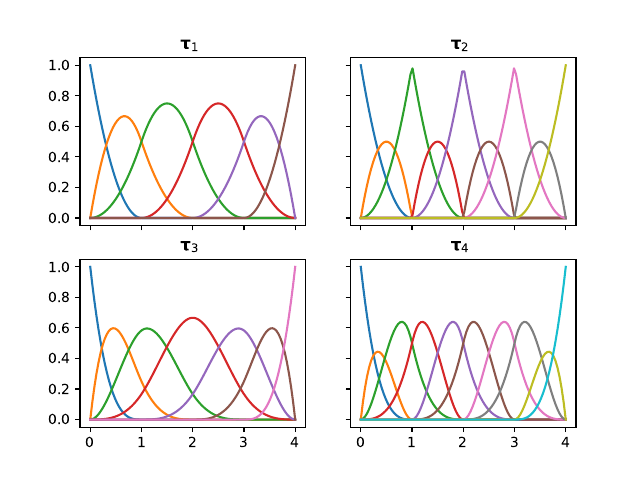

Write the Python code that produced this figure.
################################################################################
import numpy as np
import splipy as spl
import matplotlib.pyplot as plt
import sys
################################################################################

def Basis_Plot():
	'''Plots basis splines for different knot vectors'''
	x = np.linspace(0, 4, 100)
	t1 = np.array([0, 0, 0, 1, 2, 3, 4, 4, 4])
	t2 = np.array([0, 0, 0, 1, 1, 2, 2, 3, 3, 4, 4, 4])
	t3 = np.array([0, 0, 0, 0, 1, 2, 3, 4, 4, 4, 4])
	t4 = np.array([0, 0, 0, 0, 1, 1, 2, 2, 3, 3, 4, 4, 4, 4])
	knot_vectors = np.array([t1, t2, t3, t4])

	b1 = spl.BSplineBasis(3, knots=t1)
	b2 = spl.BSplineBasis(3, knots=t2)
	b3 = spl.BSplineBasis(4, knots=t3)
	b4 = spl.BSplineBasis(4, knots=t4)


	plt.figure()
	f, ((ax1, ax2), (ax3, ax4)) = plt.subplots(2, 2, sharex='col', sharey='row')
	ax1.plot(x, b1(x))
	ax1.set_title('$\mathbf{\\tau}_1$ ')
	ax2.plot(x, b2(x))
	ax2.set_title('$\mathbf{\\tau}_2$ ')
	ax3.plot(x, b3(x))
	ax3.set_title('$\mathbf{\\tau}_3$ ')
	ax4.plot(x, b4(x))
	ax4.set_title('$\mathbf{\\tau}_4$ ')
	plt.savefig('Basis_Plot.pdf')
	plt.show()


Basis_Plot()


